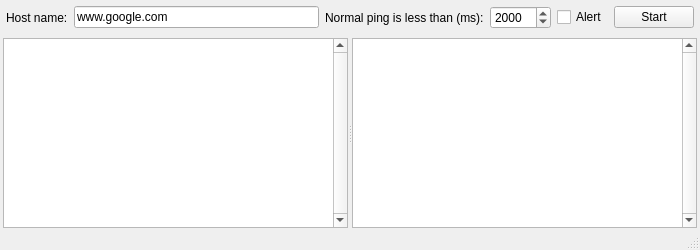
<?xml version="1.0" encoding="UTF-8"?>
<ui version="4.0">
 <class>MainWindow</class>
 <widget class="QMainWindow" name="MainWindow">
  <property name="geometry">
   <rect>
    <x>0</x>
    <y>0</y>
    <width>700</width>
    <height>250</height>
   </rect>
  </property>
  <property name="windowTitle">
   <string>Ping Warning</string>
  </property>
  <widget class="QWidget" name="centralWidget">
   <layout class="QVBoxLayout" name="verticalLayout">
    <property name="leftMargin">
     <number>3</number>
    </property>
    <property name="topMargin">
     <number>3</number>
    </property>
    <property name="rightMargin">
     <number>3</number>
    </property>
    <property name="bottomMargin">
     <number>0</number>
    </property>
    <item>
     <widget class="QWidget" name="widget" native="true">
      <property name="enabled">
       <bool>true</bool>
      </property>
      <layout class="QHBoxLayout" name="horizontalLayout">
       <property name="sizeConstraint">
        <enum>QLayout::SetMaximumSize</enum>
       </property>
       <property name="margin">
        <number>3</number>
       </property>
       <item>
        <widget class="QLabel" name="label">
         <property name="text">
          <string>Host name:</string>
         </property>
        </widget>
       </item>
       <item>
        <widget class="QLineEdit" name="lineEditHost">
         <property name="text">
          <string>www.google.com</string>
         </property>
        </widget>
       </item>
       <item>
        <widget class="QLabel" name="label_2">
         <property name="text">
          <string>Normal ping is less than (ms):</string>
         </property>
        </widget>
       </item>
       <item>
        <widget class="QSpinBox" name="spinBoxPingLimit">
         <property name="maximum">
          <number>10000</number>
         </property>
         <property name="singleStep">
          <number>100</number>
         </property>
         <property name="value">
          <number>2000</number>
         </property>
        </widget>
       </item>
       <item>
        <widget class="QCheckBox" name="checkBoxAlert">
         <property name="text">
          <string>Alert</string>
         </property>
        </widget>
       </item>
       <item>
        <widget class="QPushButton" name="pushButtonStart">
         <property name="text">
          <string>Start</string>
         </property>
        </widget>
       </item>
      </layout>
     </widget>
    </item>
    <item>
     <widget class="QSplitter" name="splitter">
      <property name="orientation">
       <enum>Qt::Horizontal</enum>
      </property>
      <widget class="QPlainTextEdit" name="plainTextEditPing">
       <property name="verticalScrollBarPolicy">
        <enum>Qt::ScrollBarAlwaysOn</enum>
       </property>
       <property name="lineWrapMode">
        <enum>QPlainTextEdit::NoWrap</enum>
       </property>
       <property name="readOnly">
        <bool>true</bool>
       </property>
       <property name="maximumBlockCount">
        <number>999</number>
       </property>
      </widget>
      <widget class="QPlainTextEdit" name="plainTextEditTimeouts">
       <property name="verticalScrollBarPolicy">
        <enum>Qt::ScrollBarAlwaysOn</enum>
       </property>
       <property name="lineWrapMode">
        <enum>QPlainTextEdit::NoWrap</enum>
       </property>
       <property name="readOnly">
        <bool>true</bool>
       </property>
      </widget>
     </widget>
    </item>
   </layout>
  </widget>
  <widget class="QStatusBar" name="statusBar"/>
 </widget>
 <layoutdefault spacing="6" margin="11"/>
 <resources/>
 <connections/>
</ui>
